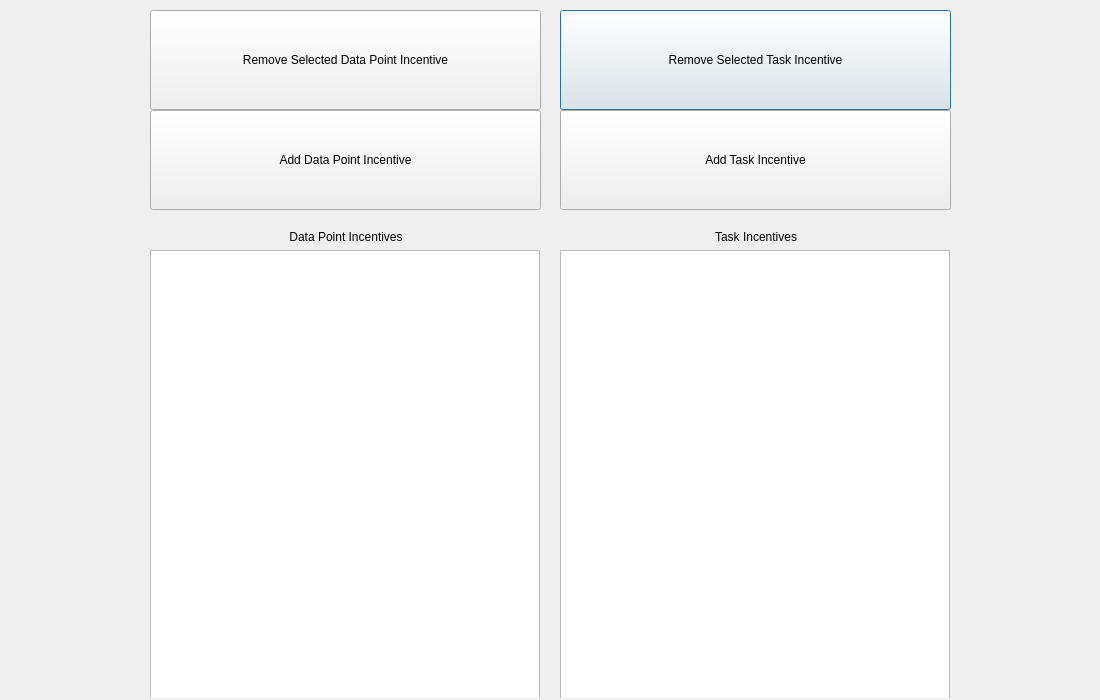
<?xml version="1.0" encoding="UTF-8"?>
<ui version="4.0">
 <class>incentivePortal</class>
 <widget class="QDialog" name="incentivePortal">
  <property name="geometry">
   <rect>
    <x>0</x>
    <y>0</y>
    <width>1100</width>
    <height>700</height>
   </rect>
  </property>
  <property name="minimumSize">
   <size>
    <width>1100</width>
    <height>700</height>
   </size>
  </property>
  <property name="maximumSize">
   <size>
    <width>1100</width>
    <height>700</height>
   </size>
  </property>
  <property name="windowTitle">
   <string>Dialog</string>
  </property>
  <widget class="QPushButton" name="removeTask_button">
   <property name="geometry">
    <rect>
     <x>560</x>
     <y>10</y>
     <width>391</width>
     <height>100</height>
    </rect>
   </property>
   <property name="text">
    <string>Remove Selected Task Incentive</string>
   </property>
  </widget>
  <widget class="QPushButton" name="removeDataPt_button">
   <property name="geometry">
    <rect>
     <x>150</x>
     <y>10</y>
     <width>391</width>
     <height>100</height>
    </rect>
   </property>
   <property name="text">
    <string>Remove Selected Data Point Incentive</string>
   </property>
  </widget>
  <widget class="QWidget" name="layoutWidget">
   <property name="geometry">
    <rect>
     <x>150</x>
     <y>230</y>
     <width>392</width>
     <height>468</height>
    </rect>
   </property>
   <layout class="QVBoxLayout" name="verticalLayout">
    <item>
     <widget class="QLabel" name="dataPt_label">
      <property name="text">
       <string>Data Point Incentives</string>
      </property>
      <property name="alignment">
       <set>Qt::AlignCenter</set>
      </property>
     </widget>
    </item>
    <item>
     <widget class="QListWidget" name="dataPt_list">
      <property name="minimumSize">
       <size>
        <width>390</width>
        <height>450</height>
       </size>
      </property>
      <property name="maximumSize">
       <size>
        <width>390</width>
        <height>450</height>
       </size>
      </property>
     </widget>
    </item>
   </layout>
  </widget>
  <widget class="QWidget" name="layoutWidget">
   <property name="geometry">
    <rect>
     <x>560</x>
     <y>230</y>
     <width>392</width>
     <height>468</height>
    </rect>
   </property>
   <layout class="QVBoxLayout" name="verticalLayout_2">
    <item>
     <widget class="QLabel" name="task_label">
      <property name="text">
       <string>Task Incentives</string>
      </property>
      <property name="alignment">
       <set>Qt::AlignCenter</set>
      </property>
     </widget>
    </item>
    <item>
     <widget class="QListWidget" name="task_list">
      <property name="minimumSize">
       <size>
        <width>390</width>
        <height>450</height>
       </size>
      </property>
      <property name="maximumSize">
       <size>
        <width>390</width>
        <height>450</height>
       </size>
      </property>
     </widget>
    </item>
   </layout>
  </widget>
  <widget class="QPushButton" name="addDataPt_button">
   <property name="geometry">
    <rect>
     <x>150</x>
     <y>110</y>
     <width>391</width>
     <height>100</height>
    </rect>
   </property>
   <property name="text">
    <string>Add Data Point Incentive</string>
   </property>
  </widget>
  <widget class="QPushButton" name="addTask_button">
   <property name="geometry">
    <rect>
     <x>560</x>
     <y>110</y>
     <width>391</width>
     <height>100</height>
    </rect>
   </property>
   <property name="text">
    <string>Add Task Incentive</string>
   </property>
  </widget>
 </widget>
 <resources/>
 <connections/>
</ui>
